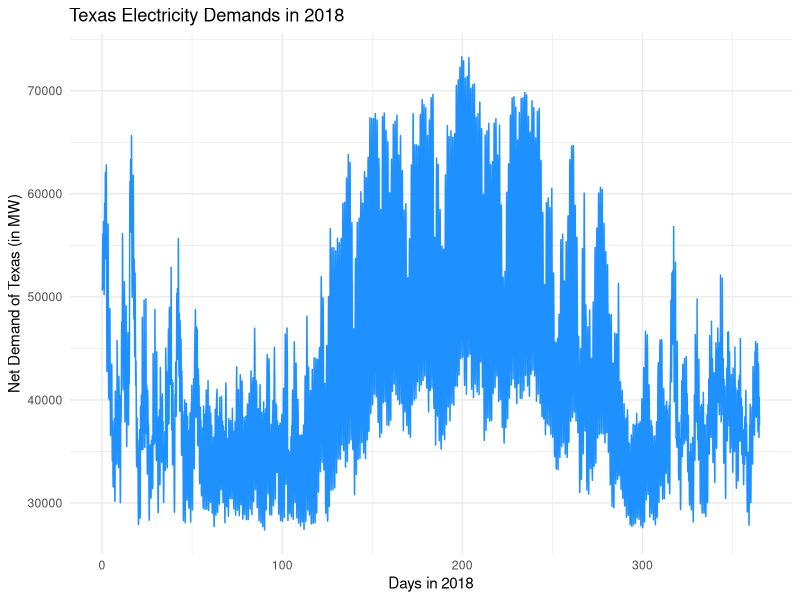
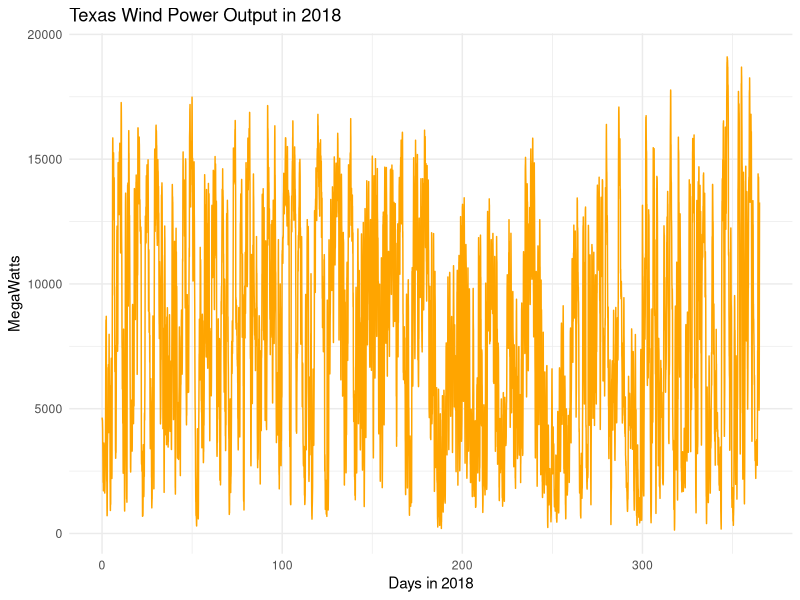

Source code (R) for these figures, in order: (Note: this script raises an error after producing the figures.)
## ---- chunk 1
knitr::opts_chunk$set(collapse=TRUE, comment="##", fig.retina=2, fig.path = "README_figs/README-")
## ---- chunk 2
new_cran_packages <- c("ggplot2", "caret","stringr")
existing_packages <- installed.packages()[,"Package"]
missing_packages <- new_cran_packages[!(new_cran_packages %in% existing_packages)]
if(length(missing_packages)){
    install.packages(missing_packages)
}

library(ggplot2)
library(stringr)
library(caret)
## ---- chunk 3
dfDemand = read.csv("ERCOT_2018_Hourly_Wind_Output.csv")
demands = dfDemand$ERCOT.Load..MW
numberOfDays = length(demands)/24
## ---- chunk 4
days = vector(length = numberOfDays * 24)
for (hour in seq_len(numberOfDays * 24)) {
  days[hour] = hour / 24 
}

ggplot(dfDemand, aes(x = days, y = demands)) + geom_line(color = "dodgerblue") + 
  labs(title = "Texas Electricity Demands in 2018", x = "Days in 2018", y = "Net Demand of Texas (in MW)") +
  theme_minimal()
## ---- chunk 5
dfDemand$Windless_Load = dfDemand$ERCOT.Load..MW - dfDemand$Total.Wind.Output..MW
windDemand = dfDemand$Windless_Load
windOutput = dfDemand$Total.Wind.Output..MW

ggplot(dfDemand, aes(x = days, y = windOutput)) + geom_line(color = "orange") + 
  labs(title = "Texas Wind Power Output in 2018", x = "Days in 2018", y = "MegaWatts") + theme_minimal()
## ---- chunk 6
monthOfJan = dfDemand[grep("Jan", dfDemand$Date), ]
monthOfJan$Day = str_split_fixed(monthOfJan$ï..time.date.stamp, " ", 2)[,1]
monthOfJan$Hour = str_split_fixed(monthOfJan$ï..time.date.stamp, " ", 2)[,2]
monthOfJan$Day = as.Date(monthOfJan$Day, "%m/%d/%Y")
monthOfJan$Hour = as.numeric(format(strptime(monthOfJan$Hour,"%H:%M:%S"),'%H'))

#monthOfJan = monthOfJan %>% 
 # mutate(weekday = weekdays(Day)) %>%
  #mutate(weekday = factor(weekday, levels = c("Sunday", "Monday", "Tuesday", "Wednesday",
   #                                           "Thursday", "Friday", "Saturday")))

theme_heatmap = theme_light() +
  theme(panel.grid = element_blank(),
        panel.border = element_blank(),
        plot.title = element_text(face = "bold", size = 11, hjust = 0.5),
        axis.ticks = element_blank(),
        axis.title.x = element_blank(),
        axis.title.y = element_text(size = 10),
        axis.text.x = element_text(size = 10, angle = 90, hjust = 1),
        axis.text.y = element_text(size = 8))

ggJan = ggplot(monthOfJan, mapping = aes(x = Date, y = Hour, fill = ERCOT.Load..MW)) +
  geom_tile(colour = "white") + 
  scale_fill_gradient(low = "#f4fff6", high= "#0bb730") +
  scale_y_reverse(breaks=c(23:0), labels=c(23:0), expand = c(0,0)) +
  scale_x_discrete(expand = c(0,0), position = "top") +
  labs(title = "Electricity Demand Profile in January 2018", y = "Hour of Day", fill = "Load (in MW)") + 
  theme_heatmap 

print(ggJan)

## ---- chunk 7
monthOfJuly <- dfDemand[grep("Jul", dfDemand$Date), ]
monthOfJuly$Day = str_split_fixed(monthOfJuly$ï..time.date.stamp, " ", 2)[,1]
monthOfJuly$Hour = str_split_fixed(monthOfJuly$ï..time.date.stamp, " ", 2)[,2]
monthOfJuly$Day = as.Date(monthOfJuly$Day, "%m/%d/%Y")
monthOfJuly$Hour = as.numeric(format(strptime(monthOfJuly$Hour,"%H:%M:%S"),'%H'))

ggJuly = ggplot(monthOfJuly, mapping = aes(x = Date, y = Hour, fill = ERCOT.Load..MW)) +
  geom_tile(colour = "white") + 
  scale_fill_gradient(low = "#f4fff6", high= "#0bb730") +
  scale_y_reverse(breaks=c(23:0), labels=c(23:0), expand = c(0,0)) +
  scale_x_discrete(expand = c(0,0), position = "top") +
  labs(title = "Electricity Demand Profile in July 2018", y = "Hour of Day", fill = "Load (in MW)") +
  theme_heatmap 

print(ggJuly)
## ---- chunk 8
daysToTrainOn = c(-7,-2,-1)
rangeOfDays = seq(-min(daysToTrainOn), numberOfDays - 1, by = 1)
Y = NULL
for (day in rangeOfDays) {
  Y = rbind(Y, dfDemand$ERCOT.Load..MW[(day * 24): ((day + 1) * 24 - 1)])
}

X = NULL
for (day in rangeOfDays) {
  X_temp = cbind(t(dfDemand$ERCOT.Load..MW[(((day - 7)*24 +1)):((day - 7 + 1)*24)]),
            t(dfDemand$ERCOT.Load..MW[(((day - 2)*24) +1):((day - 2 + 1)*24)]),
            t(dfDemand$ERCOT.Load..MW[(((day - 1)*24) +1):((day - 1 + 1)*24)]))
  X = rbind(X, X_temp)
}
dim(X)
dim(Y)

Y = data.frame(Y)
X = data.frame(X)
## ---- chunk 9
#daysToTrainOn = c(-7,-2,-1)
#rangeOfDays = seq(-min(daysToTrainOn), numberOfDays - 1, by = 1)

#Y = NULL
#for (day in rangeOfDays) {
 # Y = rbind(Y, dfDemand$Windless_Load[(day * 24): ((day + 1) * 24 - 1)])
#}

#X = NULL
#for (day in rangeOfDays) {
 # X_temp = cbind(t(dfDemand$Windless_Load[(((day - 7)*24 +1)):((day - 7 + 1)*24)]),
  #          t(dfDemand$Windless_Load[(((day - 2)*24) +1):((day - 2 + 1)*24)]),
   #         t(dfDemand$Windless_Load[(((day - 1)*24) +1):((day - 1 + 1)*24)]))
  #X = rbind(X, X_temp)
#}
#dim(X)
#dim(Y)
## ---- chunk 10
test_inds = createDataPartition(y = 1:nrow(Y), p = 0.2, list = F)

X_test = X[test_inds, ]; Y_test = Y[test_inds,]
X_train = X[-test_inds, ]; Y_train = Y[-test_inds,]


colnames(Y_train) = c("day0.00", "day0.01",  "day0.02", "day0.03", "day0.04", "day0.05", "day0.06", "day0.07"
                , "day0.08", "day0.09", "day0.10", "day0.11", "day0.12", "day0.13", "day0.14", "day0.15",
                 "day0.16", "day0.17", "day0.18", "day0.19", "day0.20", "day0.21", "day0.22", "day0.23")

colnames(Y_test) = c("day0.00", "day0.01",  "day0.02", "day0.03", "day0.04", "day0.05", "day0.06", "day0.07"
                , "day0.08", "day0.09", "day0.10", "day0.11", "day0.12", "day0.13", "day0.14", "day0.15",
                 "day0.16", "day0.17", "day0.18", "day0.19", "day0.20", "day0.21", "day0.22", "day0.23")

colnames(X_train) = c("day7.00", "day7.01",  "day7.02", "day7.03", "day7.04", "day7.05", "day7.06", "day7.07"
                , "day7.08", "day7.09", "day7.10", "day7.11", "day7.12", "day7.13", "day7.14", "day7.15",
                 "day7.16", "day7.17", "day7.18", "day7.19", "day7.20", "day7.21", "day7.22", "day7.23",
                
                "day2.00", "day2.01",  "day2.02", "day2.03", "day2.04", "day2.05", "day2.06", "day2.07"
                , "day2.08", "day2.09", "day2.10", "day2.11", "day2.12", "day2.13", "day2.14", "day2.15",
                 "day2.16", "day2.17", "day2.18", "day2.19", "day2.20", "day2.21", "day2.22", "day2.23",
                
                "day1.00", "day1.01",  "day1.02", "day1.03", "day1.04", "day1.05", "day1.06", "day1.07"
                , "day1.08", "day1.09", "day1.10", "day1.11", "day1.12", "day1.13", "day1.14", "day1.15",
                 "day1.16", "day1.17", "day1.18", "day1.19", "day1.20", "day1.21", "day1.22", "day1.23")

colnames(X_test) = c("day7.00", "day7.01",  "day7.02", "day7.03", "day7.04", "day7.05", "day7.06", "day7.07"
                , "day7.08", "day7.09", "day7.10", "day7.11", "day7.12", "day7.13", "day7.14", "day7.15",
                 "day7.16", "day7.17", "day7.18", "day7.19", "day7.20", "day7.21", "day7.22", "day7.23",
                
                "day2.00", "day2.01",  "day2.02", "day2.03", "day2.04", "day2.05", "day2.06", "day2.07"
                , "day2.08", "day2.09", "day2.10", "day2.11", "day2.12", "day2.13", "day2.14", "day2.15",
                 "day2.16", "day2.17", "day2.18", "day2.19", "day2.20", "day2.21", "day2.22", "day2.23",
                
                "day1.00", "day1.01",  "day1.02", "day1.03", "day1.04", "day1.05", "day1.06", "day1.07"
                , "day1.08", "day1.09", "day1.10", "day1.11", "day1.12", "day1.13", "day1.14", "day1.15",
                 "day1.16", "day1.17", "day1.18", "day1.19", "day1.20", "day1.21", "day1.22", "day1.23")
dim(X_train)
dim(X_test)
dim(Y_train)
dim(Y_test)
## ---- chunk 11
#predict the load at each hour using linear regression

#retrieve training data at hour 0
data00 = data.frame(Y_train$day0.00,X_train$day7.00,X_train$day2.00,X_train$day1.00)

#name our variables
colnames(data00) <- c('day0','pday7','pday2','pday1')

#linear model to predict load at hour 0
mod00 = lm(day0 ~., data = data00)

#retrieve testing data at hour 0
newdat00 = data.frame(pday7 = X_test$day7.00, pday2=X_test$day2.00, pday1=X_test$day1.00)

#use our model to predict the expect load at hour 0
predict(mod00, newdata = newdat00)

# 72 numbers should be returned; 1 for each day

#repeat this for each hour, compare the results to Y_test and visualize the results

data01 = data.frame(Y_train$day0.01,X_train$day7.01,X_train$day2.01,X_train$day1.01)
colnames(data01) <- c('day0','pday7','pday2','pday1')
mod01 = lm(day0 ~., data = data01)

newdat01 = data.frame(pday7 = X_test$day7.01, pday2=X_test$day2.01, pday1=X_test$day1.01)
#predict(mod01, newdata = newdat01)
